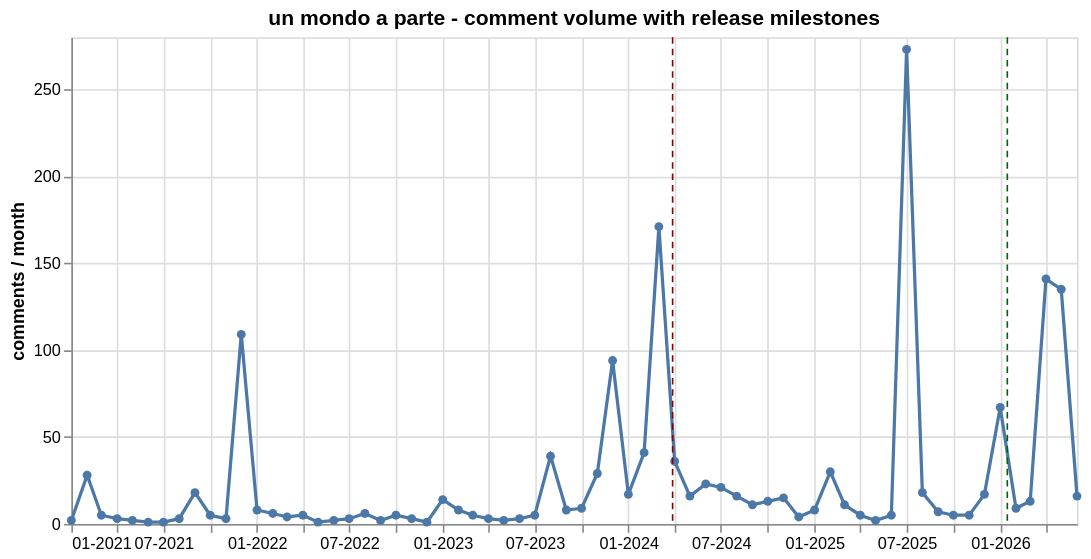

Write a Vega-Lite specification for this figure.
### Vega-Lite specification from a JSON file in a GitHub repository (floating-point values rounded to 4 significant figures)
{"$schema": "https://vega.github.io/schema/vega-lite/v6.1.0.json", "config": {"view": {"continuousHeight": 300, "continuousWidth": 300}}, "datasets": {"data-5b423e0feef69c4b35ae6b8fc31a4636": [{"date": "2021-01-01T00:00:00", "month": "2021-01", "months_from_release": -38.0, "n_comments": 2, "n_detected": 0, "n_ref_lex": 0, "produzione": "un mondo a parte", "ref_rate_detected": 0.0, "ref_rate_lex": 0.0, "sim_mean": 0.7535, "tipo": "film_ita"}, {"date": "2021-02-01T00:00:00", "month": "2021-02", "months_from_release": -37.0, "n_comments": 28, "n_detected": 0, "n_ref_lex": 0, "produzione": "un mondo a parte", "ref_rate_detected": 0.0, "ref_rate_lex": 0.0, "sim_mean": 0.7434, "tipo": "film_ita"}, {"date": "2021-03-01T00:00:00", "month": "2021-03", "months_from_release": -36.0, "n_comments": 5, "n_detected": 0, "n_ref_lex": 0, "produzione": "un mondo a parte", "ref_rate_detected": 0.0, "ref_rate_lex": 0.0, "sim_mean": 0.7557, "tipo": "film_ita"}, {"date": "2021-04-01T00:00:00", "month": "2021-04", "months_from_release": -35.0, "n_comments": 3, "n_detected": 0, "n_ref_lex": 0, "produzione": "un mondo a parte", "ref_rate_detected": 0.0, "ref_rate_lex": 0.0, "sim_mean": 0.7481, "tipo": "film_ita"}, {"date": "2021-05-01T00:00:00", "month": "2021-05", "months_from_release": -34.0, "n_comments": 2, "n_detected": 0, "n_ref_lex": 0, "produzione": "un mondo a parte", "ref_rate_detected": 0.0, "ref_rate_lex": 0.0, "sim_mean": 0.752, "tipo": "film_ita"}, {"date": "2021-06-01T00:00:00", "month": "2021-06", "months_from_release": -33.0, "n_comments": 1, "n_detected": 0, "n_ref_lex": 0, "produzione": "un mondo a parte", "ref_rate_detected": 0.0, "ref_rate_lex": 0.0, "sim_mean": 0.7555, "tipo": "film_ita"}, {"date": "2021-07-01T00:00:00", "month": "2021-07", "months_from_release": -32.0, "n_comments": 1, "n_detected": 0, "n_ref_lex": 0, "produzione": "un mondo a parte", "ref_rate_detected": 0.0, "ref_rate_lex": 0.0, "sim_mean": 0.7488, "tipo": "film_ita"}, {"date": "2021-08-01T00:00:00", "month": "2021-08", "months_from_release": -31.0, "n_comments": 3, "n_detected": 0, "n_ref_lex": 0, "produzione": "un mondo a parte", "ref_rate_detected": 0.0, "ref_rate_lex": 0.0, "sim_mean": 0.7365, "tipo": "film_ita"}, {"date": "2021-09-01T00:00:00", "month": "2021-09", "months_from_release": -30.0, "n_comments": 18, "n_detected": 0, "n_ref_lex": 0, "produzione": "un mondo a parte", "ref_rate_detected": 0.0, "ref_rate_lex": 0.0, "sim_mean": 0.7587, "tipo": "film_ita"}, {"date": "2021-10-01T00:00:00", "month": "2021-10", "months_from_release": -29.0, "n_comments": 5, "n_detected": 0, "n_ref_lex": 0, "produzione": "un mondo a parte", "ref_rate_detected": 0.0, "ref_rate_lex": 0.0, "sim_mean": 0.7307, "tipo": "film_ita"}, {"date": "2021-11-01T00:00:00", "month": "2021-11", "months_from_release": -28.0, "n_comments": 3, "n_detected": 0, "n_ref_lex": 0, "produzione": "un mondo a parte", "ref_rate_detected": 0.0, "ref_rate_lex": 0.0, "sim_mean": 0.7634, "tipo": "film_ita"}, {"date": "2021-12-01T00:00:00", "month": "2021-12", "months_from_release": -27.0, "n_comments": 109, "n_detected": 0, "n_ref_lex": 0, "produzione": "un mondo a parte", "ref_rate_detected": 0.0, "ref_rate_lex": 0.0, "sim_mean": 0.747, "tipo": "film_ita"}, {"date": "2022-01-01T00:00:00", "month": "2022-01", "months_from_release": -26.0, "n_comments": 8, "n_detected": 0, "n_ref_lex": 0, "produzione": "un mondo a parte", "ref_rate_detected": 0.0, "ref_rate_lex": 0.0, "sim_mean": 0.7465, "tipo": "film_ita"}, {"date": "2022-02-01T00:00:00", "month": "2022-02", "months_from_release": -25.0, "n_comments": 6, "n_detected": 0, "n_ref_lex": 0, "produzione": "un mondo a parte", "ref_rate_detected": 0.0, "ref_rate_lex": 0.0, "sim_mean": 0.7643, "tipo": "film_ita"}, {"date": "2022-03-01T00:00:00", "month": "2022-03", "months_from_release": -24.0, "n_comments": 4, "n_detected": 0, "n_ref_lex": 0, "produzione": "un mondo a parte", "ref_rate_detected": 0.0, "ref_rate_lex": 0.0, "sim_mean": 0.7471, "tipo": "film_ita"}, {"date": "2022-04-01T00:00:00", "month": "2022-04", "months_from_release": -23.0, "n_comments": 5, "n_detected": 0, "n_ref_lex": 0, "produzione": "un mondo a parte", "ref_rate_detected": 0.0, "ref_rate_lex": 0.0, "sim_mean": 0.7426, "tipo": "film_ita"}, {"date": "2022-05-01T00:00:00", "month": "2022-05", "months_from_release": -22.0, "n_comments": 1, "n_detected": 0, "n_ref_lex": 0, "produzione": "un mondo a parte", "ref_rate_detected": 0.0, "ref_rate_lex": 0.0, "sim_mean": 0.7461, "tipo": "film_ita"}, {"date": "2022-06-01T00:00:00", "month": "2022-06", "months_from_release": -21.0, "n_comments": 2, "n_detected": 0, "n_ref_lex": 0, "produzione": "un mondo a parte", "ref_rate_detected": 0.0, "ref_rate_lex": 0.0, "sim_mean": 0.7688, "tipo": "film_ita"}, {"date": "2022-07-01T00:00:00", "month": "2022-07", "months_from_release": -20.0, "n_comments": 3, "n_detected": 0, "n_ref_lex": 0, "produzione": "un mondo a parte", "ref_rate_detected": 0.0, "ref_rate_lex": 0.0, "sim_mean": 0.7652, "tipo": "film_ita"}, {"date": "2022-08-01T00:00:00", "month": "2022-08", "months_from_release": -19.0, "n_comments": 6, "n_detected": 0, "n_ref_lex": 0, "produzione": "un mondo a parte", "ref_rate_detected": 0.0, "ref_rate_lex": 0.0, "sim_mean": 0.7391, "tipo": "film_ita"}, {"date": "2022-09-01T00:00:00", "month": "2022-09", "months_from_release": -18.0, "n_comments": 2, "n_detected": 0, "n_ref_lex": 0, "produzione": "un mondo a parte", "ref_rate_detected": 0.0, "ref_rate_lex": 0.0, "sim_mean": 0.7513, "tipo": "film_ita"}, {"date": "2022-10-01T00:00:00", "month": "2022-10", "months_from_release": -17.0, "n_comments": 5, "n_detected": 0, "n_ref_lex": 0, "produzione": "un mondo a parte", "ref_rate_detected": 0.0, "ref_rate_lex": 0.0, "sim_mean": 0.7299, "tipo": "film_ita"}, {"date": "2022-11-01T00:00:00", "month": "2022-11", "months_from_release": -16.0, "n_comments": 3, "n_detected": 0, "n_ref_lex": 0, "produzione": "un mondo a parte", "ref_rate_detected": 0.0, "ref_rate_lex": 0.0, "sim_mean": 0.7356, "tipo": "film_ita"}, {"date": "2022-12-01T00:00:00", "month": "2022-12", "months_from_release": -15.0, "n_comments": 1, "n_detected": 0, "n_ref_lex": 0, "produzione": "un mondo a parte", "ref_rate_detected": 0.0, "ref_rate_lex": 0.0, "sim_mean": 0.7318, "tipo": "film_ita"}, {"date": "2023-01-01T00:00:00", "month": "2023-01", "months_from_release": -14.0, "n_comments": 14, "n_detected": 0, "n_ref_lex": 0, "produzione": "un mondo a parte", "ref_rate_detected": 0.0, "ref_rate_lex": 0.0, "sim_mean": 0.748, "tipo": "film_ita"}, {"date": "2023-02-01T00:00:00", "month": "2023-02", "months_from_release": -13.0, "n_comments": 8, "n_detected": 0, "n_ref_lex": 0, "produzione": "un mondo a parte", "ref_rate_detected": 0.0, "ref_rate_lex": 0.0, "sim_mean": 0.7405, "tipo": "film_ita"}, {"date": "2023-03-01T00:00:00", "month": "2023-03", "months_from_release": -12.0, "n_comments": 5, "n_detected": 0, "n_ref_lex": 0, "produzione": "un mondo a parte", "ref_rate_detected": 0.0, "ref_rate_lex": 0.0, "sim_mean": 0.7442, "tipo": "film_ita"}, {"date": "2023-04-01T00:00:00", "month": "2023-04", "months_from_release": -11.0, "n_comments": 3, "n_detected": 0, "n_ref_lex": 0, "produzione": "un mondo a parte", "ref_rate_detected": 0.0, "ref_rate_lex": 0.0, "sim_mean": 0.76, "tipo": "film_ita"}, {"date": "2023-05-01T00:00:00", "month": "2023-05", "months_from_release": -10.0, "n_comments": 2, "n_detected": 0, "n_ref_lex": 0, "produzione": "un mondo a parte", "ref_rate_detected": 0.0, "ref_rate_lex": 0.0, "sim_mean": 0.7347, "tipo": "film_ita"}, {"date": "2023-06-01T00:00:00", "month": "2023-06", "months_from_release": -9.0, "n_comments": 3, "n_detected": 0, "n_ref_lex": 0, "produzione": "un mondo a parte", "ref_rate_detected": 0.0, "ref_rate_lex": 0.0, "sim_mean": 0.7379, "tipo": "film_ita"}, {"date": "2023-07-01T00:00:00", "month": "2023-07", "months_from_release": -8.0, "n_comments": 5, "n_detected": 0, "n_ref_lex": 0, "produzione": "un mondo a parte", "ref_rate_detected": 0.0, "ref_rate_lex": 0.0, "sim_mean": 0.7654, "tipo": "film_ita"}, {"date": "2023-08-01T00:00:00", "month": "2023-08", "months_from_release": -7.0, "n_comments": 39, "n_detected": 0, "n_ref_lex": 0, "produzione": "un mondo a parte", "ref_rate_detected": 0.0, "ref_rate_lex": 0.0, "sim_mean": 0.7688, "tipo": "film_ita"}, {"date": "2023-09-01T00:00:00", "month": "2023-09", "months_from_release": -6.0, "n_comments": 8, "n_detected": 0, "n_ref_lex": 0, "produzione": "un mondo a parte", "ref_rate_detected": 0.0, "ref_rate_lex": 0.0, "sim_mean": 0.7636, "tipo": "film_ita"}, {"date": "2023-10-01T00:00:00", "month": "2023-10", "months_from_release": -5.0, "n_comments": 9, "n_detected": 0, "n_ref_lex": 0, "produzione": "un mondo a parte", "ref_rate_detected": 0.0, "ref_rate_lex": 0.0, "sim_mean": 0.7556, "tipo": "film_ita"}, {"date": "2023-11-01T00:00:00", "month": "2023-11", "months_from_release": -4.0, "n_comments": 29, "n_detected": 0, "n_ref_lex": 0, "produzione": "un mondo a parte", "ref_rate_detected": 0.0, "ref_rate_lex": 0.0, "sim_mean": 0.7558, "tipo": "film_ita"}, {"date": "2023-12-01T00:00:00", "month": "2023-12", "months_from_release": -3.0, "n_comments": 94, "n_detected": 0, "n_ref_lex": 0, "produzione": "un mondo a parte", "ref_rate_detected": 0.0, "ref_rate_lex": 0.0, "sim_mean": 0.7553, "tipo": "film_ita"}, {"date": "2024-01-01T00:00:00", "month": "2024-01", "months_from_release": -2.0, "n_comments": 17, "n_detected": 0, "n_ref_lex": 0, "produzione": "un mondo a parte", "ref_rate_detected": 0.0, "ref_rate_lex": 0.0, "sim_mean": 0.7557, "tipo": "film_ita"}, {"date": "2024-02-01T00:00:00", "month": "2024-02", "months_from_release": -1.0, "n_comments": 41, "n_detected": 0, "n_ref_lex": 0, "produzione": "un mondo a parte", "ref_rate_detected": 0.0, "ref_rate_lex": 0.0, "sim_mean": 0.7509, "tipo": "film_ita"}, {"date": "2024-03-01T00:00:00", "month": "2024-03", "months_from_release": 0.0, "n_comments": 171, "n_detected": 0, "n_ref_lex": 0, "produzione": "un mondo a parte", "ref_rate_detected": 0.0, "ref_rate_lex": 0.0, "sim_mean": 0.7415, "tipo": "film_ita"}, {"date": "2024-04-01T00:00:00", "month": "2024-04", "months_from_release": 1.0, "n_comments": 36, "n_detected": 0, "n_ref_lex": 0, "produzione": "un mondo a parte", "ref_rate_detected": 0.0, "ref_rate_lex": 0.0, "sim_mean": 0.7394, "tipo": "film_ita"}, {"date": "2024-05-01T00:00:00", "month": "2024-05", "months_from_release": 2.0, "n_comments": 16, "n_detected": 0, "n_ref_lex": 0, "produzione": "un mondo a parte", "ref_rate_detected": 0.0, "ref_rate_lex": 0.0, "sim_mean": 0.7397, "tipo": "film_ita"}, {"date": "2024-06-01T00:00:00", "month": "2024-06", "months_from_release": 3.0, "n_comments": 23, "n_detected": 0, "n_ref_lex": 0, "produzione": "un mondo a parte", "ref_rate_detected": 0.0, "ref_rate_lex": 0.0, "sim_mean": 0.7465, "tipo": "film_ita"}, {"date": "2024-07-01T00:00:00", "month": "2024-07", "months_from_release": 4.0, "n_comments": 21, "n_detected": 0, "n_ref_lex": 0, "produzione": "un mondo a parte", "ref_rate_detected": 0.0, "ref_rate_lex": 0.0, "sim_mean": 0.7443, "tipo": "film_ita"}, {"date": "2024-08-01T00:00:00", "month": "2024-08", "months_from_release": 5.0, "n_comments": 16, "n_detected": 0, "n_ref_lex": 0, "produzione": "un mondo a parte", "ref_rate_detected": 0.0, "ref_rate_lex": 0.0, "sim_mean": 0.7424, "tipo": "film_ita"}, {"date": "2024-09-01T00:00:00", "month": "2024-09", "months_from_release": 6.0, "n_comments": 11, "n_detected": 0, "n_ref_lex": 0, "produzione": "un mondo a parte", "ref_rate_detected": 0.0, "ref_rate_lex": 0.0, "sim_mean": 0.7504, "tipo": "film_ita"}, {"date": "2024-10-01T00:00:00", "month": "2024-10", "months_from_release": 7.0, "n_comments": 13, "n_detected": 0, "n_ref_lex": 0, "produzione": "un mondo a parte", "ref_rate_detected": 0.0, "ref_rate_lex": 0.0, "sim_mean": 0.7491, "tipo": "film_ita"}, {"date": "2024-11-01T00:00:00", "month": "2024-11", "months_from_release": 8.0, "n_comments": 15, "n_detected": 0, "n_ref_lex": 0, "produzione": "un mondo a parte", "ref_rate_detected": 0.0, "ref_rate_lex": 0.0, "sim_mean": 0.7366, "tipo": "film_ita"}, {"date": "2024-12-01T00:00:00", "month": "2024-12", "months_from_release": 9.0, "n_comments": 4, "n_detected": 0, "n_ref_lex": 0, "produzione": "un mondo a parte", "ref_rate_detected": 0.0, "ref_rate_lex": 0.0, "sim_mean": 0.7369, "tipo": "film_ita"}, {"date": "2025-01-01T00:00:00", "month": "2025-01", "months_from_release": 10.0, "n_comments": 8, "n_detected": 0, "n_ref_lex": 0, "produzione": "un mondo a parte", "ref_rate_detected": 0.0, "ref_rate_lex": 0.0, "sim_mean": 0.7303, "tipo": "film_ita"}, {"date": "2025-02-01T00:00:00", "month": "2025-02", "months_from_release": 11.0, "n_comments": 30, "n_detected": 0, "n_ref_lex": 0, "produzione": "un mondo a parte", "ref_rate_detected": 0.0, "ref_rate_lex": 0.0, "sim_mean": 0.7589, "tipo": "film_ita"}, {"date": "2025-03-01T00:00:00", "month": "2025-03", "months_from_release": 12.0, "n_comments": 11, "n_detected": 0, "n_ref_lex": 0, "produzione": "un mondo a parte", "ref_rate_detected": 0.0, "ref_rate_lex": 0.0, "sim_mean": 0.75, "tipo": "film_ita"}, {"date": "2025-04-01T00:00:00", "month": "2025-04", "months_from_release": 13.0, "n_comments": 5, "n_detected": 0, "n_ref_lex": 0, "produzione": "un mondo a parte", "ref_rate_detected": 0.0, "ref_rate_lex": 0.0, "sim_mean": 0.7394, "tipo": "film_ita"}, {"date": "2025-05-01T00:00:00", "month": "2025-05", "months_from_release": 14.0, "n_comments": 2, "n_detected": 0, "n_ref_lex": 0, "produzione": "un mondo a parte", "ref_rate_detected": 0.0, "ref_rate_lex": 0.0, "sim_mean": 0.7633, "tipo": "film_ita"}, {"date": "2025-06-01T00:00:00", "month": "2025-06", "months_from_release": 15.0, "n_comments": 5, "n_detected": 0, "n_ref_lex": 0, "produzione": "un mondo a parte", "ref_rate_detected": 0.0, "ref_rate_lex": 0.0, "sim_mean": 0.7406, "tipo": "film_ita"}, {"date": "2025-07-01T00:00:00", "month": "2025-07", "months_from_release": 16.0, "n_comments": 273, "n_detected": 0, "n_ref_lex": 0, "produzione": "un mondo a parte", "ref_rate_detected": 0.0, "ref_rate_lex": 0.0, "sim_mean": 0.7393, "tipo": "film_ita"}, {"date": "2025-08-01T00:00:00", "month": "2025-08", "months_from_release": 17.0, "n_comments": 18, "n_detected": 1, "n_ref_lex": 0, "produzione": "un mondo a parte", "ref_rate_detected": 0.05556, "ref_rate_lex": 0.0, "sim_mean": 0.7348, "tipo": "film_ita"}, {"date": "2025-09-01T00:00:00", "month": "2025-09", "months_from_release": 18.0, "n_comments": 7, "n_detected": 0, "n_ref_lex": 0, "produzione": "un mondo a parte", "ref_rate_detected": 0.0, "ref_rate_lex": 0.0, "sim_mean": 0.7468, "tipo": "film_ita"}, {"date": "2025-10-01T00:00:00", "month": "2025-10", "months_from_release": 19.0, "n_comments": 5, "n_detected": 0, "n_ref_lex": 0, "produzione": "un mondo a parte", "ref_rate_detected": 0.0, "ref_rate_lex": 0.0, "sim_mean": 0.7423, "tipo": "film_ita"}, {"date": "2025-11-01T00:00:00", "month": "2025-11", "months_from_release": 20.0, "n_comments": 5, "n_detected": 0, "n_ref_lex": 0, "produzione": "un mondo a parte", "ref_rate_detected": 0.0, "ref_rate_lex": 0.0, "sim_mean": 0.7521, "tipo": "film_ita"}, {"date": "2025-12-01T00:00:00", "month": "2025-12", "months_from_release": 21.0, "n_comments": 17, "n_detected": 0, "n_ref_lex": 0, "produzione": "un mondo a parte", "ref_rate_detected": 0.0, "ref_rate_lex": 0.0, "sim_mean": 0.7548, "tipo": "film_ita"}, {"date": "2026-01-01T00:00:00", "month": "2026-01", "months_from_release": 22.0, "n_comments": 67, "n_detected": 0, "n_ref_lex": 0, "produzione": "un mondo a parte", "ref_rate_detected": 0.0, "ref_rate_lex": 0.0, "sim_mean": 0.7537, "tipo": "film_ita"}, {"date": "2026-02-01T00:00:00", "month": "2026-02", "months_from_release": 23.0, "n_comments": 9, "n_detected": 0, "n_ref_lex": 0, "produzione": "un mondo a parte", "ref_rate_detected": 0.0, "ref_rate_lex": 0.0, "sim_mean": 0.7557, "tipo": "film_ita"}, {"date": "2026-03-01T00:00:00", "month": "2026-03", "months_from_release": 24.0, "n_comments": 13, "n_detected": 0, "n_ref_lex": 0, "produzione": "un mondo a parte", "ref_rate_detected": 0.0, "ref_rate_lex": 0.0, "sim_mean": 0.7374, "tipo": "film_ita"}, {"date": "2026-04-01T00:00:00", "month": "2026-04", "months_from_release": 25.0, "n_comments": 141, "n_detected": 0, "n_ref_lex": 0, "produzione": "un mondo a parte", "ref_rate_detected": 0.0, "ref_rate_lex": 0.0, "sim_mean": 0.7497, "tipo": "film_ita"}, {"date": "2026-05-01T00:00:00", "month": "2026-05", "months_from_release": 26.0, "n_comments": 135, "n_detected": 0, "n_ref_lex": 0, "produzione": "un mondo a parte", "ref_rate_detected": 0.0, "ref_rate_lex": 0.0, "sim_mean": 0.7461, "tipo": "film_ita"}, {"date": "2026-06-01T00:00:00", "month": "2026-06", "months_from_release": 27.0, "n_comments": 16, "n_detected": 0, "n_ref_lex": 0, "produzione": "un mondo a parte", "ref_rate_detected": 0.0, "ref_rate_lex": 0.0, "sim_mean": 0.7441, "tipo": "film_ita"}], "data-7ec1e99428e924dba687a288f0966d3d": [{"color": "#8B0000", "date": "2024-03-28T00:00:00", "name": "Theatrical Release (Mar 2024)", "produzione": "un mondo a parte", "series": NaN}, {"color": "#006400", "date": "2026-01-15T00:00:00", "name": "Streaming Release (Jan 2026)", "produzione": "un mondo a parte", "series": NaN}]}, "height": 300, "layer": [{"data": {"name": "data-5b423e0feef69c4b35ae6b8fc31a4636"}, "encoding": {"tooltip": [{"field": "date", "format": "%m-%Y", "title": "month", "type": "temporal"}, {"field": "n_comments", "type": "quantitative"}, {"field": "ref_rate_lex", "format": ".2%", "type": "quantitative"}], "x": {"axis": {"format": "%m-%Y"}, "field": "date", "title": null, "type": "temporal"}, "y": {"field": "n_comments", "title": "comments / month", "type": "quantitative"}}, "mark": {"point": true, "type": "line"}}, {"data": {"name": "data-7ec1e99428e924dba687a288f0966d3d"}, "encoding": {"color": {"field": "color", "legend": null, "scale": null, "type": "nominal"}, "tooltip": [{"field": "name", "type": "nominal"}, {"field": "date", "format": "%m-%Y", "type": "temporal"}], "x": {"field": "date", "type": "temporal"}}, "mark": {"strokeDash": [4, 3], "type": "rule"}}], "title": "un mondo a parte - comment volume with release milestones", "width": 620}
